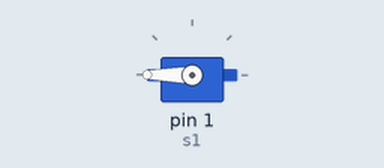
Simulated run of this sketch. Board: Arduino Uno, built with avr-gcc and run on an emulated ATmega328P. On the bench: servo.

Above: at 0.05 s.
At 0.8 s:
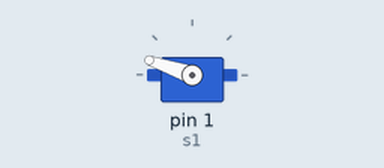
At 1.6 s:
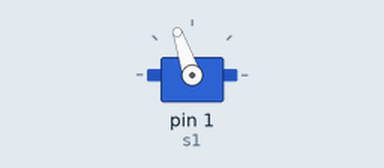
At 3.2 s:
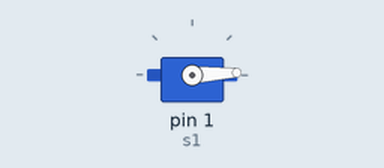
Timing chart, 0 to 7.5 s (numbered marks = the images above):
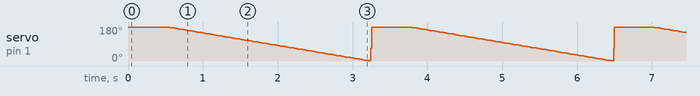

The sketch:

servo_tester.ino
```cpp
#include <Servo.h>


Servo s1;

void setup() {
  s1.attach(1);
}

void loop() {
for (int pos = 0; pos <= 180; pos++) {
    s1.write(pos);

}

delay(500);

for (int pos = 0; pos <= 180; pos++) {
    s1.write(180 - pos);

    delay(15);
}

}
```
